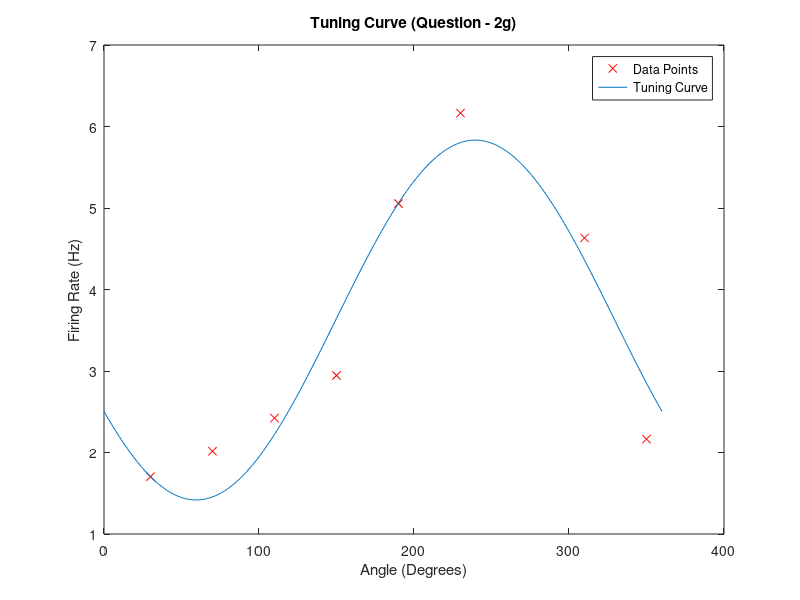

MATLAB code for this plot:
clc;
clear all;
close all;
s = [30 70 110 150 190 230 310 350];
f_rate_mean = [1.7031 2.0156 2.4219 2.9453 5.0547 6.1641 4.6328 2.1641];
plot(s,f_rate_mean,'rx')
%f = k0+k1*sind(x)+k2*cosd(x);
F = @(x,xdata)x(1) + x(2)*cosd(xdata - x(3));
x0 = [1 1 100];
[x,resnorm,~,exitflag,output] = lsqcurvefit(F,x0,s,f_rate_mean);
hold on
t = 0:1:360;
plot(t,F(x,t))
legend('Data Points','Tuning Curve')
xlabel('Angle (Degrees)')
ylabel('Firing Rate (Hz)')
title('Tuning Curve (Question - 2g)')
hold off
c0 = x(1)
c1 = x(2)
theta0 = x(3)